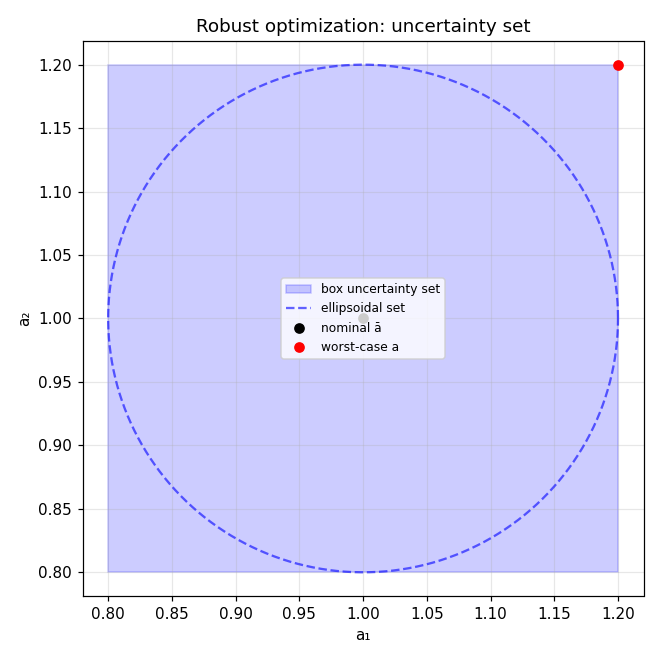

Reproduce this figure in Python.
import numpy as np
import matplotlib.pyplot as plt


def robust_uncertainty_set():
    plt.figure(figsize=(6, 6))
    nominal = np.array([1.0, 1.0])
    half = 0.2
    box = plt.Rectangle(nominal - half, 2 * half, 2 * half, alpha=0.2, color="blue", label="box uncertainty set")
    plt.gca().add_patch(box)
    theta = np.linspace(0, 2 * np.pi, 200)
    plt.plot(nominal[0] + half * np.cos(theta), nominal[1] + half * np.sin(theta), "b--", alpha=0.6, label="ellipsoidal set")
    plt.scatter(*nominal, color="black", zorder=3, label="nominal ā")
    plt.scatter(nominal[0] + half, nominal[1] + half, color="red", zorder=3, label="worst-case a")
    plt.xlabel("a₁"); plt.ylabel("a₂"); plt.title("Robust optimization: uncertainty set")
    plt.legend(fontsize=8); plt.grid(True, alpha=0.3); plt.axis("equal"); plt.tight_layout()
    return "030703_robust_uncertainty_set"


robust_uncertainty_set()
plt.savefig('030703_robust_uncertainty_set.png', dpi=110)
